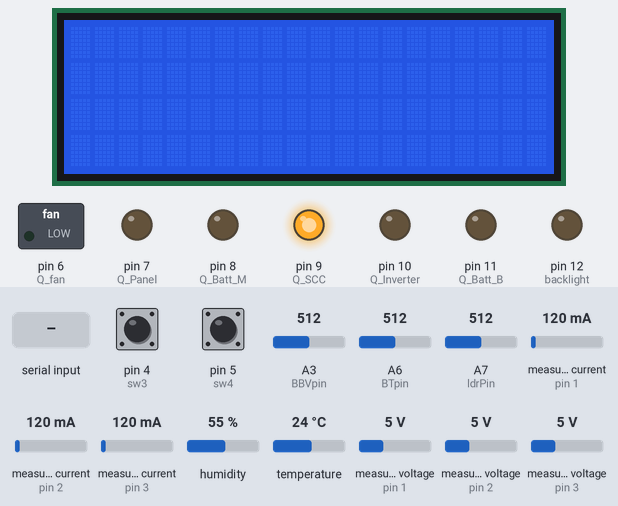
Simulated run of this sketch. Board: Arduino Nano, built with avr-gcc and run on an emulated ATmega328P. On the bench: 20×4 character LCD, switched loads named in the sketch (green lamp = pin HIGH), output pins drawn as LEDs (lit = HIGH). Dashed ring = blinking. The test bench sets the inputs (shaded band); at power-on: pin 4 (sw3) HIGH, pin 5 (sw4) HIGH, A3 (BBVpin) = 512, A6 (BTpin) = 512, A7 (ldrPin) = 512, measured current (sensors on pin 1, pin 2, pin 3) 120 mA, humidity 55 %, temperature 24 °C, measured voltage (sensors on pin 1, pin 2, pin 3) 5 V.

Above: at 1.2 s.
1.3 s: pin 4 (sw3) pulled LOW for 0.15 s
At 2.2 s:
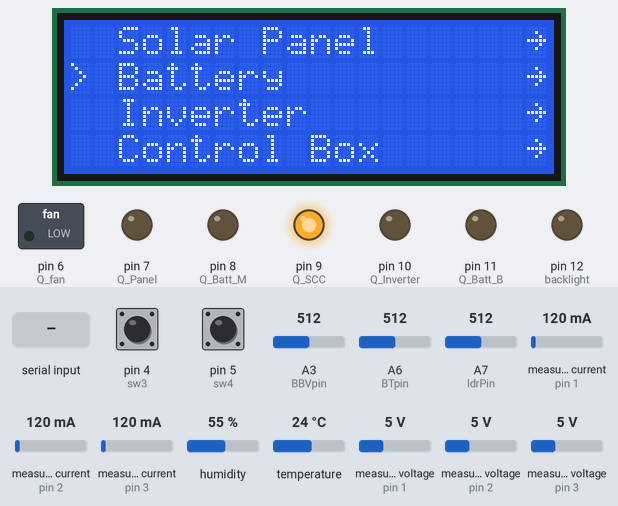
2.9 s: pin 5 (sw4) pulled LOW for 1 s
At 4.4 s:
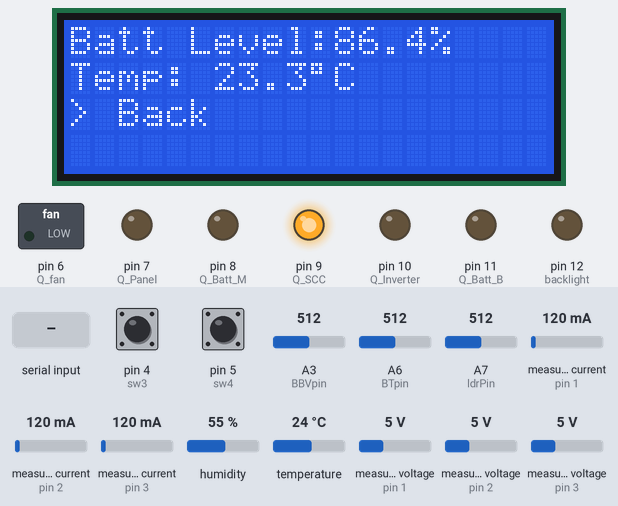
5.4 s: pin 5 (sw4) pulled LOW for 3.2 s
At 6.9 s:
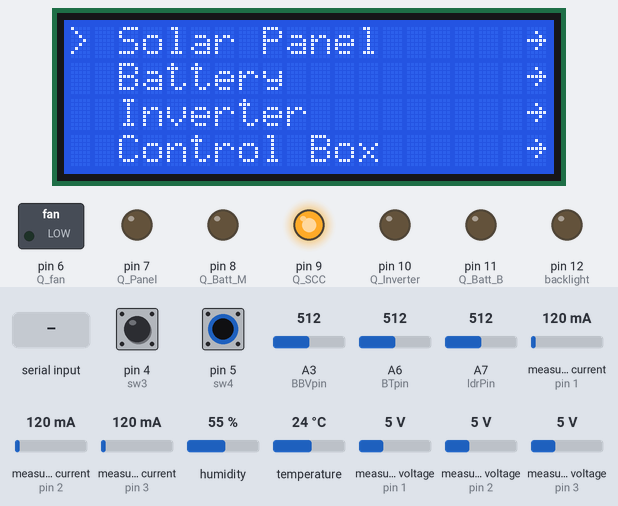
10.1 s: pin 5 (sw4) pulled LOW for 1 s
At 11.7 s:
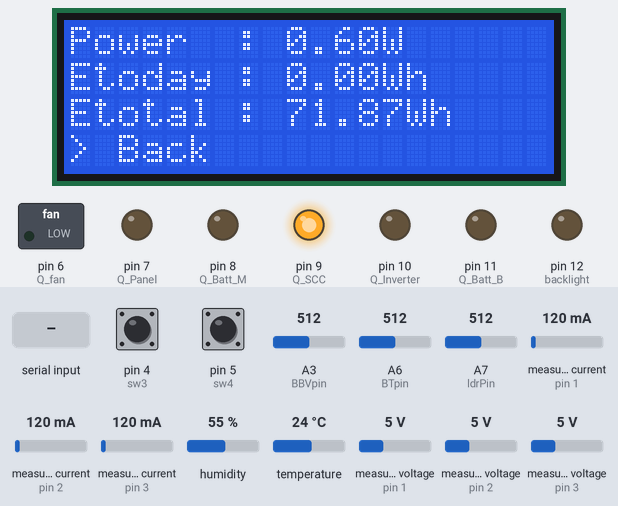
12.6 s: byte 97 ('a') received over Serial
At 13.6 s:
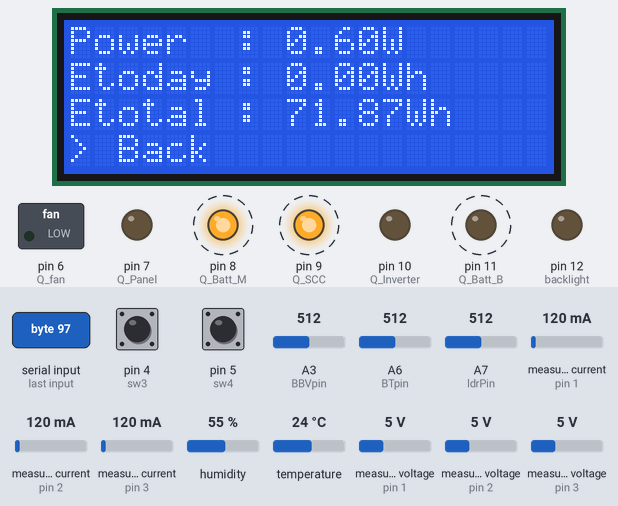
16.0 s: byte 98 ('b') received over Serial
At 17.0 s:
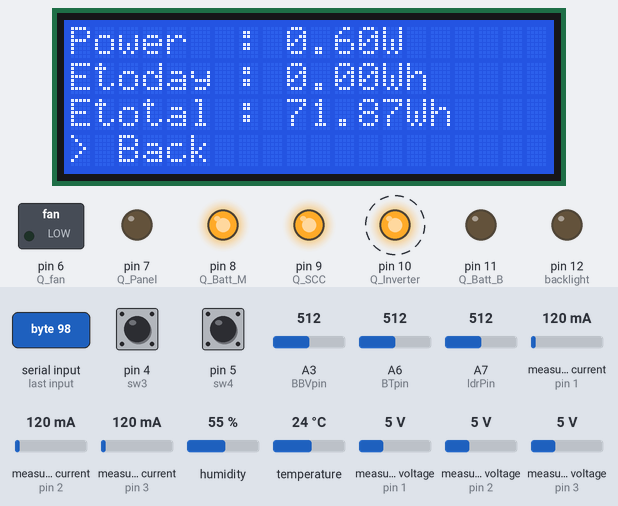
Timing chart, 0 to 20.4 s (numbered marks = the images above; inputs shaded):
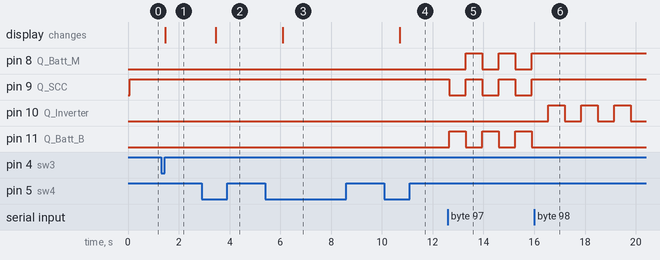

Measured:
- after the input at 1.3 s, the display: changes after 0.16 s (image 1)
- after the input at 2.9 s, the display: changes after 0.55 s (image 2)
- after the input at 5.4 s, the display: changes after 0.70 s (image 3)
- after the input at 10.1 s, the display: changes after 0.60 s (image 4)
- after the input at 12.6 s, pin 8 (Q_Batt_M): alternates HIGH for 0.65 s and LOW for 0.65 s, starting after 0.70 s; pin 9 (Q_SCC), pin 11 (Q_Batt_B): alternates HIGH for 0.65 s and LOW for 0.65 s, starting after 0.05 s
- after the input at 16.0 s, pin 8 (Q_Batt_M), pin 9 (Q_SCC): stops changing and stays HIGH; pin 10 (Q_Inverter): alternates HIGH for 0.65 s and LOW for 0.65 s, starting after 0.54 s; pin 11 (Q_Batt_B): stops changing and stays LOW

The sketch:

NANO_Final_Code.ino
```cpp
#include <math.h>
#include <Wire.h>
#include <SDL_Arduino_INA3221.h>
#include <hd44780.h>
#include <hd44780ioClass/hd44780_I2Cexp.h>
#include "DFRobot_AHT20.h"

DFRobot_AHT20 aht20;
SDL_Arduino_INA3221 ina3221;
hd44780_I2Cexp lcd;

const int BBVpin = A3, BTpin = A6, ldrPin = A7;
const int sw1 = 2, sw2 = 3, sw3 = 4, sw4 = 5, backlight = 12;
const int Q_fan = 6, Q_Panel = 7, Q_Batt_B = 11, Q_Inverter = 10, Q_Batt_M = 8, Q_SCC = 9;
float panelVoltage, panelCurrent, ambTemp, lightIntensity, batteryVoltage, batteryCurrent, batteryLevel, BBVoltage, batteryTemp, inverterVoltage, inverterCurrent, power, Etotal, Etoday, Pused, Eused, charge;
unsigned long calcPrevTime = 0, UARTprevTime = 0, InvTimeChanged = 0, battPrevTime = 0;
int UARTdelayTime = 30000, battDelayTime = 1000, calcDelayTime = 1000;
int btnOn = 0, prevBtnOn = 0, btnUp = 0, prevBtnUp = 0, btnDown = 0, prevBtnDown = 0, btnEnter = 0, prevBtnEnter = 0;
int fanState, inverterState, batt_bState, batt_mState, panelState, controllerState;
String data, controlStatus[5];
char dataReceived;
bool timesUp = false;
bool fan = false;
const int displayLines = 4, arrow = 4;
int startLine = 0, arrowLine = 0, LCDpage = 0;

#define PANEL_CHANNEL 2
#define INVERTER_CHANNEL 3
#define BATTERY_CHANNEL 1

String LCDmenu[4] = {
  "Solar Panel",
  "Battery",
  "Inverter",
  "Control Box",
};
String LCDsetting[8];

void updateLCDsetting() {
  LCDsetting[0] = "Fan : " + controlStatus[0];
  LCDsetting[1] = "Inv : " + controlStatus[1];
  LCDsetting[2] = "B_Batt: " + controlStatus[2];
  LCDsetting[3] = "M_Batt: " + controlStatus[3];
  LCDsetting[4] = "Panel : " + controlStatus[4];
  LCDsetting[5] = "Temp  : " + String(ambTemp) + (char)223 + "C";
  LCDsetting[6] = "LightInt :" + String(lightIntensity) + "%";
  LCDsetting[7] = "Back";
}

void updateDisplay(String display[]) {
  lcd.clear();
  lcd.setCursor(0, arrowLine);
  lcd.print(">");
  for (int i = 0; i < displayLines; i++) {
    lcd.setCursor(2, i);
    lcd.print(display[startLine + i]);
    lcd.setCursor(19, i);
    lcd.print((char)126);
  }
}
void scrollUp(String display[]) {
  if (arrowLine > 0) {
    arrowLine--;
  } else {
    if (startLine != 0) startLine--;
  }
  updateDisplay(display);
}
void scrollDown(String display[], int totalLine) {
  if (arrowLine < (displayLines - 1) && (startLine + arrowLine) < totalLine - 1) {
    arrowLine++;
  } else {
    if ((startLine + displayLines) < totalLine) startLine++;
  }
  updateDisplay(display);
}
void enter() {
  switch (startLine + arrowLine) {
    case 0:
      LCDpage = 1;
      lcd.clear();
      lcd.setCursor(0, 0);
      lcd.print("Power  : " + String(power) + "W");
      lcd.setCursor(0, 1);
      lcd.print("Etoday : " + String(Etoday) + "Wh");
      lcd.setCursor(0, 2);
      lcd.print("Etotal : " + String(Etotal) + "Wh");
      lcd.setCursor(0, 3);
      lcd.print("> Back");
      break;

    case 1:
      LCDpage = 2;
      lcd.clear();
      lcd.setCursor(0, 0);
      lcd.print("Batt Level:" + String(batteryLevel, 1) + "%");
      if(batteryTemp < 0){
        lcd.setCursor(0, 1);
        lcd.print("Temp: ERROR");
      } else {
        lcd.setCursor(0, 1);
        lcd.print("Temp: " + String(batteryTemp, 1) + (char)223 + "C");
      }
      lcd.setCursor(0, 2);
      lcd.print("> Back");
      break;

    case 2:
      LCDpage = 3;
      lcd.clear();
      lcd.setCursor(0, 0);
      lcd.print("Inverter");
      lcd.setCursor(0, 1);
      lcd.print("Eused  : " + String(Eused) + "Wh");
      lcd.setCursor(0, 2);
      lcd.print("Status : " + String(controlStatus[1]));
      lcd.setCursor(0, 3);
      lcd.print("> Back");
      break;

    case 3:
      arrowLine = 0, startLine = 0, LCDpage = 4;
      lcd.clear();
      lcd.setCursor(0, 0);
      lcd.print("Fan: " + String(controlStatus[0]));
      lcd.setCursor(9, 0);
      lcd.print("B_BATT: " + String(controlStatus[2]));
      lcd.setCursor(0, 1);
      lcd.print("FPV: " + String(controlStatus[4]));
      lcd.setCursor(9, 1);
      lcd.print("M_BATT: " + String(controlStatus[3]));
      if (lightIntensity == 0) {
        lcd.setCursor(0, 2);
        lcd.print("L : N/A");
      } else {
        lcd.setCursor(0, 2);
        lcd.print("L :" + String(lightIntensity, 1) + "%");
      }
      lcd.setCursor(9, 2);
      lcd.print("T : " + String(ambTemp, 1) + (char)223 + "C");
      lcd.setCursor(0, 3);
      lcd.print("> Back");
      /* updateLCDsetting();
      updateDisplay(LCDsetting); */
      break;

    default:
      return;
  }
}
void LCDdisplay() {
  btnOn = digitalRead(sw1);
  btnUp = digitalRead(sw2);
  btnDown = digitalRead(sw3);
  btnEnter = digitalRead(sw4);
  if (btnOn == 0 && prevBtnOn == 1 && LCDpage == 0) {
    digitalWrite(backlight, !digitalRead(backlight));
    updateDisplay(LCDmenu);
  } else if (btnOn == 0 && prevBtnOn == 1 && LCDpage == 4) {
    digitalWrite(backlight, !digitalRead(backlight));
    updateDisplay(LCDsetting);
  } else if (btnUp == 0 && prevBtnUp == 1 && LCDpage == 0) {
    scrollUp(LCDmenu);
    updateDisplay(LCDmenu);
  } else if (btnUp == 0 && prevBtnUp == 1 && LCDpage == 4) {
    scrollUp(LCDsetting);
    updateDisplay(LCDsetting);
  } else if (btnDown == 0 && prevBtnDown == 1 && LCDpage == 0) {
    scrollDown(LCDmenu, 4);
    updateDisplay(LCDmenu);
  } else if (btnDown == 0 && prevBtnDown == 1 && LCDpage == 4) {
    scrollDown(LCDsetting, 8);
    updateDisplay(LCDsetting);
  } else if (btnEnter == 0 && prevBtnEnter == 1 && LCDpage == 0) {
    enter();
  } else if (btnEnter == 0 && prevBtnEnter == 1 && (LCDpage == 1 || LCDpage == 2 || LCDpage == 3)) {
    arrowLine = 0, startLine = 0, LCDpage = 0;
    updateDisplay(LCDmenu);
  } else if (btnEnter == 0 && prevBtnEnter == 1 && LCDpage == 4) {  //&& startLine + arrowLine == 7
    arrowLine = 0, startLine = 0, LCDpage = 0;
    updateDisplay(LCDmenu);
  }
  prevBtnOn = btnOn;
  prevBtnUp = btnUp;
  prevBtnDown = btnDown;
  prevBtnEnter = btnEnter;
}
float getBBVoltage() {
  double total = 0, sample = 5000;
  for (int x = 0; x < sample; x++) {
    double value = analogRead(BBVpin);
    total += value;
  }
  double averageValue = total / sample;
  return ((averageValue * 21.5) / 1023.0) * 1.21;
}
void getReading() {
  if (aht20.startMeasurementReady(true)) ambTemp = aht20.getTemperature_C();
  batteryTemp = ((analogRead(BTpin) / 1023.0 * 165.0) - 40.0) * 0.5468;
  lightIntensity = analogRead(ldrPin) / 1023.0 * 100.0;
  BBVoltage = getBBVoltage();
  batteryVoltage = ina3221.getBusVoltage_V(BATTERY_CHANNEL);
  batteryCurrent = -ina3221.getCurrent_mA(BATTERY_CHANNEL) / 1000;  // minus is to get the "sense" right.   - means the battery is charging, + that it is discharging
  inverterVoltage = ina3221.getBusVoltage_V(INVERTER_CHANNEL);
  inverterCurrent = -ina3221.getCurrent_mA(INVERTER_CHANNEL) / 1000;
  panelVoltage = ina3221.getBusVoltage_V(PANEL_CHANNEL);
  panelCurrent = ina3221.getCurrent_mA(PANEL_CHANNEL) / 1000;
}
void getBatteryLevel() {
  charge -= batteryCurrent;
  batteryLevel = charge / 360;  // unit in percentage charge * 100 /10 * 3600
  if (batteryLevel > 100) batteryLevel = 100;
  else if (batteryLevel < 0) batteryLevel = 0;
  /*Serial.println("Current         : " + String(batteryCurrent));
  Serial.println("Battery Amp-hour: " + String(charge / 36000));
  Serial.println("Battery Level   : " + String(batteryLevel));*/
}
void calcPE() {
  power = panelVoltage * panelCurrent;
  Etoday += (power / 3600);
  Etotal += (power / 3600);

  Pused = inverterVoltage * inverterCurrent;
  if(Pused < 0) Pused = 0;
  Eused += (Pused / 3600);
}
void control() {
  //Serial.println(dataReceived);
  if (dataReceived == 'a') {
    digitalWrite(Q_Batt_M, digitalRead(Q_Batt_B));
    digitalWrite(Q_Batt_B, !digitalRead(Q_Batt_B));
    batt_bState = digitalRead(Q_Batt_B);
    batt_mState = digitalRead(Q_Batt_M);
    digitalWrite(Q_SCC, !digitalRead(Q_SCC));
    controllerState = digitalRead(Q_SCC);
  } else if (dataReceived == 'b') {
    digitalWrite(Q_Inverter, !digitalRead(Q_Inverter));
    inverterState = digitalRead(Q_Inverter);
  } else if (dataReceived == 'c') {
    digitalWrite(Q_Panel, !digitalRead(Q_Panel));
    panelState = digitalRead(Q_Panel);
  } else if (dataReceived == 'd') {
    fan = !fan;
    fanState = digitalRead(Q_fan);
  } else if (dataReceived == 'e') {
    //digitalWrite(Q_SCC, !digitalRead(Q_SCC));
    //controllerState = digitalRead(Q_SCC);
  } else if (dataReceived == 'f') Etoday = 0;

  fanState = digitalRead(Q_fan);
  if (fanState == 1) controlStatus[0] = "On";
  else controlStatus[0] = "Off";

  inverterState = digitalRead(Q_Inverter);
  if (inverterState == 1) controlStatus[1] = "On";
  else controlStatus[1] = "Off";

  batt_bState = digitalRead(Q_Batt_B);
  if (batt_bState == 0) controlStatus[2] = "On";
  else controlStatus[2] = "Off";

  batt_mState = digitalRead(Q_Batt_M);
  if (batt_mState == 0) controlStatus[3] = "On";
  else controlStatus[3] = "Off";

  panelState = digitalRead(Q_Panel);
  if (panelState == 0) controlStatus[4] = "On";
  else controlStatus[4] = "Off";
}
void controlFan() {
  /*if (ambTemp >= 35) analogWrite(Q_fan, 255);
  else if ((ambTemp < 35) && (ambTemp >= 30)) analogWrite(Q_fan, 130);
  else if (ambTemp < 30) analogWrite(Q_fan, 0);*/
  analogWrite(Q_fan, 255);
  }
void display() {
  Serial.println("Panel Voltage: " + String(panelVoltage) + "V");
  Serial.println("Panel Current: " + String(panelCurrent) + "A");
  Serial.println("Inverter Voltage: " + String(inverterVoltage) + "V");
  Serial.println("Inverter Current: " + String(inverterCurrent) + "A");
  Serial.println("Battery Voltage: " + String(batteryVoltage) + "V");
  Serial.println("Backup Battery Voltage: " + String(BBVoltage) + "V");
  Serial.println("Battery Current: " + String(batteryCurrent) + "A");
  Serial.println("Battery Level: " + String(batteryLevel) + "%");
  Serial.println("Power Generated: " + String(power) + "W");
  Serial.println("Power Used: " + String(Pused) + "W");
  Serial.println("Daily Energy Generated: " + String(Etoday) + "Wh");
  Serial.println("Total Energy Generated: " + String(Etotal) + "Wh");
  Serial.println("Total Energy Used: " + String(Eused) + "Wh");
  Serial.println("Battery Temperature: " + String(batteryTemp) + "°C");
  Serial.println("Control Box Temperature: " + String(ambTemp) + "°C");
  Serial.println("Light Intensity: " + String(lightIntensity) + "%");
  Serial.println();
}
void setup() {
  Serial.begin(115200);
  aht20.begin();
  ina3221.begin();
  lcd.begin(20, 4);

  pinMode(sw1, INPUT_PULLUP);
  pinMode(sw2, INPUT_PULLUP);
  pinMode(sw3, INPUT_PULLUP);
  pinMode(sw4, INPUT_PULLUP);
  pinMode(backlight, OUTPUT);
  pinMode(Q_fan, OUTPUT);
  pinMode(Q_Inverter, OUTPUT);
  pinMode(Q_Batt_B, OUTPUT);
  pinMode(Q_Batt_M, OUTPUT);
  pinMode(Q_Panel, OUTPUT);
  pinMode(Q_SCC, OUTPUT);

  analogWrite(Q_fan, LOW);
  digitalWrite(Q_Inverter, LOW);
  digitalWrite(Q_Batt_B, LOW);
  digitalWrite(Q_Batt_M, LOW);
  digitalWrite(Q_Panel, LOW);
  digitalWrite(Q_SCC, HIGH);

  digitalWrite(backlight, LOW);
  control();
  Etoday = 0, Etotal = 71.87, Eused = 3.20;
  charge = 31100;  //unit in coulomb 10 * 3600
}
void loop() {
  LCDdisplay();
  getReading();
  if ((millis() - battPrevTime) > battDelayTime) {
    getBatteryLevel();
    battPrevTime = millis();
  }
  if(fan == false) analogWrite(Q_fan, 0);
  else if (fan == true) {
    if(ambTemp <= 30) analogWrite(Q_fan, 0);
    else if (ambTemp >= 32) analogWrite(Q_fan, 255);
  }
  //display();
  if ((millis() - calcPrevTime) > calcDelayTime) {
    calcPE();
    calcPrevTime = millis();
  }
  if ((millis() - UARTprevTime) > UARTdelayTime) {
    data = "pv=" + String(panelVoltage) + "&pi=" + String(panelCurrent) + "&p=" + String(power) + "&pu=" + String(Pused) + "&ed=" + String(Etoday) + "&et=" + String(Etotal) + "&eu=" + String(Eused) + "&at=" + String(ambTemp) + "&li=" + String(lightIntensity) + "&bl=" + String(batteryLevel) + "&bt=" + String(batteryTemp) + String("\n");
    Serial.print(data);
    UARTprevTime = millis();
  }
  if (Serial.available() > 0) dataReceived = Serial.read();
  control();
}
```
